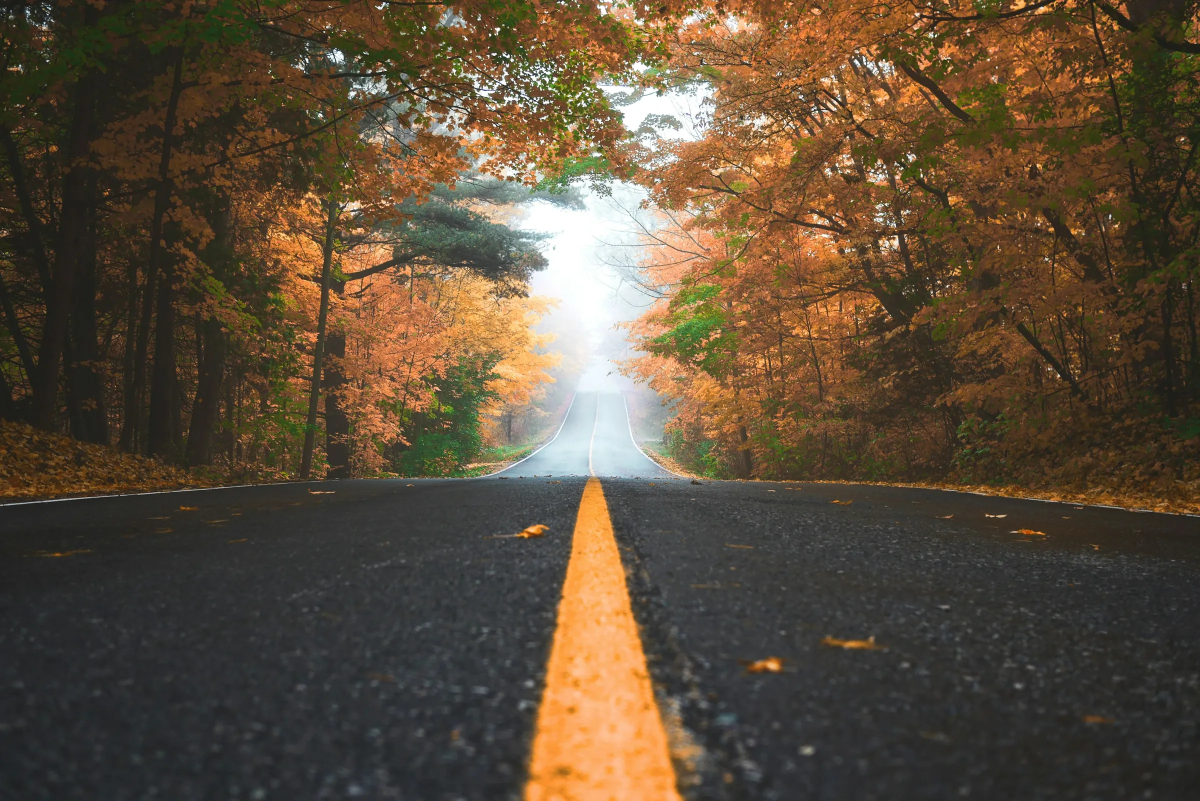
#> input picture velocenter-homepage/entwurf-modern/hintergrund12/img/herbst-2400.webp, 2400 x 1602 px, found by its file name (shown at 1/2 size)
$ python mkbg2.py 5
#> lines starting #> are read from the running program, lines starting #| are printed output that depends on the picture
import numpy as np, sys
from PIL import Image, ImageFilter
H=int(sys.argv[1]); W=1280
src=Image.open('a/herbst-2400.webp').convert('RGB')
#> src is the input picture: PIL image 2400x1602 RGB; mean R, G, B 92.1, 77, 58.2
# Ausschnitte der Allee (x0,y0,x1,y1) – Laub links/rechts, Krone, Nebel
crops=[(0,0,1000,1100),(1400,0,2400,1100),(500,0,1900,800),(0,300,900,1150),(1500,250,2400,1150),(700,100,1700,900)]
seg=1500; ov=700
out=np.zeros((H,W,3),np.float32); wsum=np.zeros((H,1,1),np.float32)
y=0;k=0
while y<H:
  c=src.crop(crops[k%len(crops)]).resize((W,seg+ov),Image.LANCZOS).filter(ImageFilter.GaussianBlur(34))
  a=np.asarray(c).astype(np.float32)
  h=min(seg+ov,H-y)
  w=np.ones((seg+ov,1,1),np.float32)
  r=np.linspace(0,1,ov)[:,None,None]; r=r*r*(3-2*r)
  w[:ov]=r if y>0 else 1; w[-ov:]=w[-ov:]*r[::-1]
  out[y:y+h]+=a[:h]*w[:h]; wsum[y:y+h]+=w[:h]
  y+=seg;k+=1
#> this loop made 1 pass
#> pass 1, `c=src.crop(crops[k%len(crops)]).resize((W,seg+ov),Image.LANCZOS).filte..`:
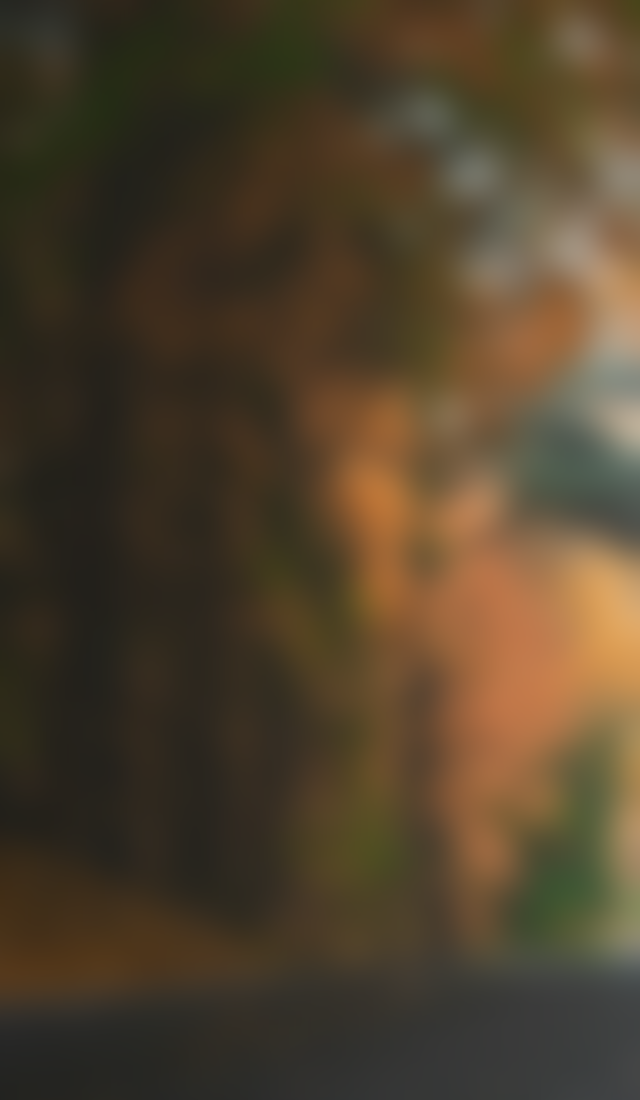
#> c: PIL image 1280x2200 RGB (shown at 1/2 size); mean R, G, B 79.6, 65, 44.4
#> after the loop, k = 1; wsum = [1, 1, 1, 1, 1]; y = 1500
out/=np.maximum(wsum,1e-3)
# Nebel: insgesamt aufhellen (hell, ruhig), leichter Verlauf
fog=np.array([236,230,222],np.float32)
#> fog = [236, 230, 222]
yy=np.linspace(0,1,H)[:,None,None]
m=0.42+0.18*yy
out=out*(1-m)+fog*m
# feines Korn gegen Banding
out+=np.random.default_rng(3).normal(0,2.2,out.shape)
Image.fromarray(out.clip(0,255).astype(np.uint8)).save('v4/bg2.jpg',quality=88)
print('ok',W,H)

$ run again, with velocenter-homepage/entwurf-modern/hintergrund12/img/island-1400.webp copied over velocenter-homepage/entwurf-modern/hintergrund12/img/herbst-2400.webp
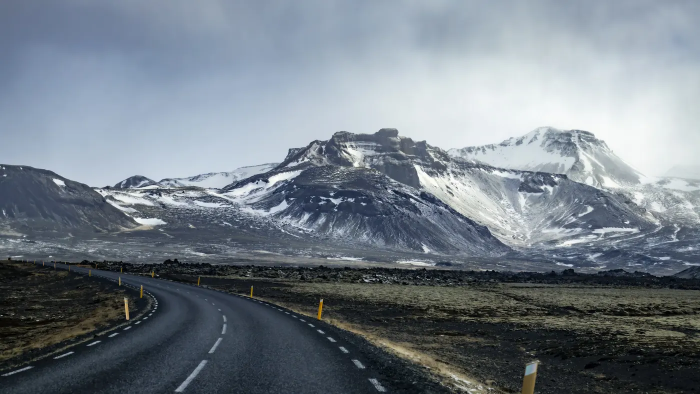
#> input picture velocenter-homepage/entwurf-modern/hintergrund12/img/island-1400.webp, 1400 x 788 px, found by its file name (shown at 1/2 size)
#> src is the input picture: PIL image 1400x788 RGB; mean R, G, B 116.2, 125.9, 134.8
#> the loop `while y<H:` made 1 pass
#> pass 1, `c=src.crop(crops[k%len(crops)]).resize((W,seg+ov),Image.LANCZOS).filte..`:
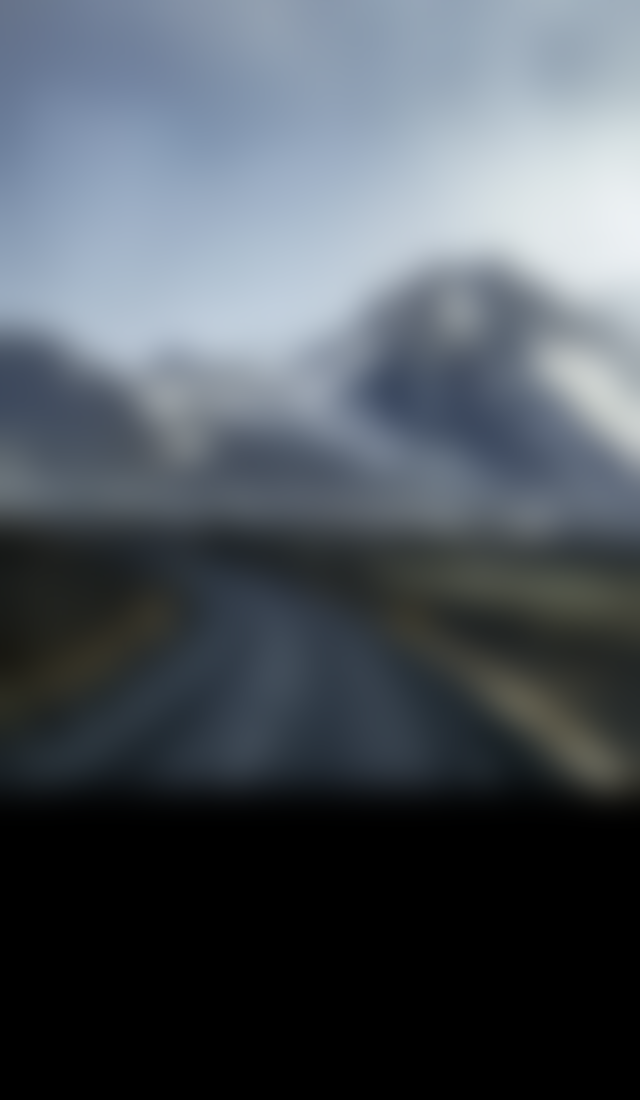
#> c: PIL image 1280x2200 RGB (shown at 1/2 size); mean R, G, B 78.4, 85.9, 93.6
#> after the loop `while y<H:`: k = 1; wsum = [1, 1, 1, 1, 1]; y = 1500
#> fog = [236, 230, 222]
